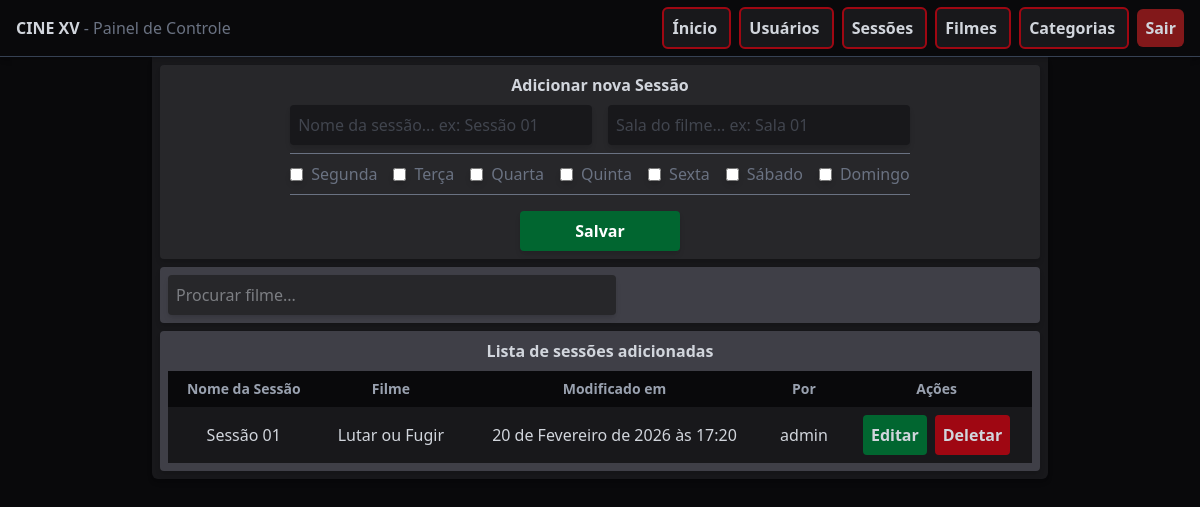
/sessions/ (signed in), run on an earlier commit of the app's database.
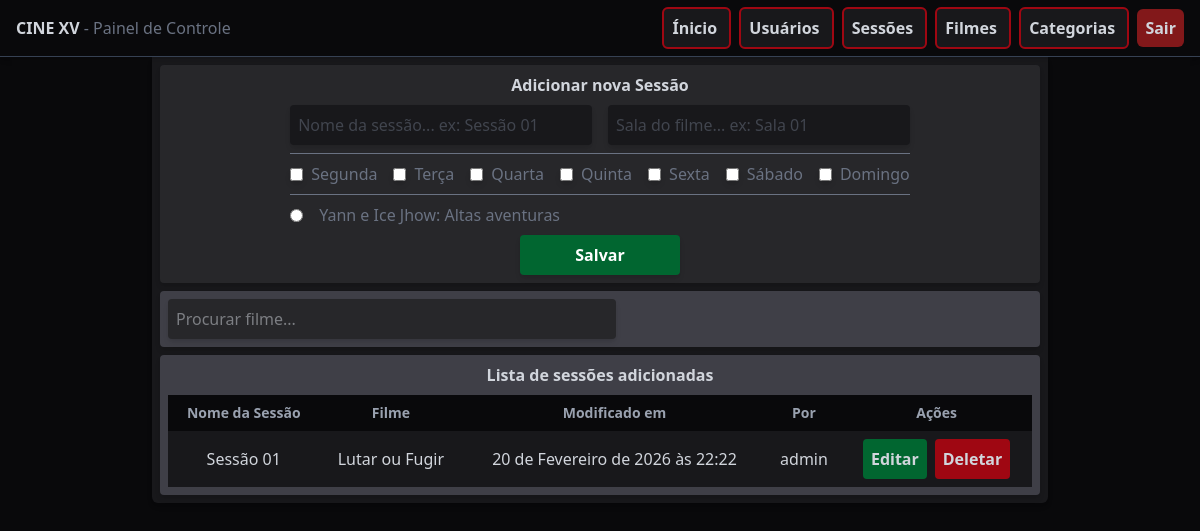
And on a later commit of the database.
### api/models.py (models this page shows, shortened)
class Session(models.Model):
    WEEK_CHOICES = [
        ('monday', "Segunda"),
        ('tuesday', "Terça"),
        ('wednesday', "Quarta"),
        ('thursday', "Quinta"),
        ('friday', "Sexta"),
        ('saturday', "Sábado"),
        ('sunday', "Domingo")
    ]
    name = models.CharField(max_length=100, unique=True)
    days_list = models.JSONField(default=list)
    film = models.OneToOneField(FilmCard, on_delete=models.CASCADE, related_name='session_film')
    room = models.CharField(max_length=100)
    modified_by = models.ForeignKey(User, on_delete=models.SET_NULL, null=True, related_name='modified_sessions')
    modified_at = models.DateTimeField(auto_now_add=True)

class FilmCard(models.Model):
    DISPLAY_CHOICES = [
        ('on_display', "Em Cartaz"),
        ('shortly', "Em Breve")
    ]
    AGE_CHOICES = [
        ('livre', "Livre"),
        ('10', "10 Anos"),
        ('12', "12 Anos"),
        ('14', "14 Anos"),
        ('16', "16 Anos"),
        ('18', "18 Anos")
    ]
    name = models.CharField(max_length=200, unique=True)
    category = models.ManyToManyField(Category, related_name='films')
    description = models.TextField()
    version = models.ManyToManyField(Version, related_name='ver_films')
    duration = models.PositiveIntegerField()
    age_rating = models.CharField(choices=AGE_CHOICES, default='livre')
    display = models.CharField(choices=DISPLAY_CHOICES, default='on_display')
    thumb_image = models.FileField(upload_to='thumbs/')
    ticket_url = models.URLField()
    modified_by = models.ForeignKey(User, on_delete=models.SET_NULL, null=True, related_name='mod_films')
    modified_at = models.DateTimeField(auto_now_add=True)
    def __str__(self):
        return self.name

### control/models.py (models this page shows, shortened)
class CustomUser(AbstractBaseUser, PermissionsMixin):
    username = models.CharField(max_length=200, unique=True)
    is_active = models.BooleanField(default=False)
    is_admin = models.BooleanField(default=False)
    objects = CustomUserManager()
    USERNAME_FIELD = 'username'
    REQUIRED_FIELDS = []
    def __str__(self):
        return self.username

### control/views.py (the view, shortened to what this page needs)
# urls.py: path('sessions/', views.sessions, name='sessions'),
@login_required(login_url='user-login')
def sessions(request):
    form = AddSessionForm()
    sessions = Session.objects.all()
    context = {
        'form': form,
        'sessions': sessions
    }
    return render(request, 'session/sessions.html', context)

### control/forms.py (shortened to what this page needs)
class AddSessionForm(forms.ModelForm):
    days_list = forms.MultipleChoiceField(
        choices=Session.WEEK_CHOICES,
        widget=forms.CheckboxSelectMultiple(attrs={
            'class': "shadow-md"
        }),
        required=True
    )
    film = forms.ModelChoiceField(
        queryset=FilmCard.objects.none(),
        widget=forms.RadioSelect,
        empty_label=None
    )
    class Meta:
        model = Session
        fields = ['name', 'days_list', 'film', 'room']
        widgets = {
            'name': forms.TextInput(attrs={
                'class': "w-full bg-zinc-900 outline-none p-2 rounded-sm shadow-md",
                'placeholder': "Nome da sessão... ex: Sessão 01"
            }),
            'room': forms.TextInput(attrs={
                'class': "w-full bg-zinc-900 outline-none p-2 rounded-sm shadow-md",
                'placeholder': "Sala do filme... ex: Sala 01"
            })
        }
    def __init__(self, *args, **kwargs):
        super().__init__(*args, **kwargs)
        used_films = Session.objects.values_list('film_id', flat=True)
        self.fields['film'].queryset = FilmCard.objects.exclude(id__in=used_films)

### control/templates/session/sessions.html (shortened to what this page needs)
{% extends 'base.html' %}
{% block content %}
<div class="w-4xl bg-zinc-900 mx-auto p-2 rounded-b-md space-y-2 shadow-md">
    <div class="bg-zinc-800 flex flex-col gap-2 text-center items-center rounded-sm p-2 shadow-md">
        <h1 class="font-semibold">Adicionar nova Sessão</h1>
        <form method="POST" class="flex flex-col gap-2 text-gray-500">
            <div class="flex flex-row gap-4">
                {{ form.name }}
                {{ form.room }}
            </div>
            <hr>
            <div class="flex flex-row flex-wrap gap-4">
                {% for checkbox in form.days_list %}
                    <label class="flex items-center gap-2">
                        {{ checkbox.tag }}
                        <span>{{ checkbox.choice_label }}</span>
                    </label>
                {% endfor %}
            </div>
            <hr>
            <div class="flex gap-4">
                {% for radio in form.film %}
                    <label class="flex items-center gap-4"">
                        {{ radio.tag }}
                        <span>{{ radio.choice_label }}</span>
                    </label>
                {% endfor %}
            </div>
            <button name="form_type" value="add_form" type="submit" class="w-40 mx-auto bg-green-800 hover:bg-green-600 p-2 rounded-sm text-white font-semibold cursor-pointer transition shadow-md">
                Salvar
            </button>
        </form>
    </div>
    <div class="bg-zinc-700 flex flex-col gap-2 text-center rounded-sm p-2 shadow-md">
        <input id="search-files" type="search" placeholder="Procurar filme..." class="w-full max-w-md bg-zinc-800 rounded-sm p-2 shadow-md">
    </div>
    <div class="bg-zinc-700 flex flex-col gap-2 text-center items-center rounded-sm p-2 shadow-md">
        <h1 class="font-semibold">Lista de sessões adicionadas</h1>
        <table class="w-full text-center">
            <thead>
                <tr class="bg-zinc-950 font-semibold text-sm text-gray-400">
                    <th class="p-2">Nome da Sessão</th>
                    <th class="p-2">Filme</th>
                    <th class="p-2">Modificado em</th>
                    <th class="p-2">Por</th>
                    <th class="p-2">Ações</th>
                </tr>
            </thead>
            <tbody>
                {% for session in sessions %}
                <tr class="bg-zinc-900 hover:bg-zinc-800 transition cursor-pointer">
                    <td class="p-2">{{ session.name }}</td>
                    <td class="p-2">{{ session.film }}</td>
                    <td class="p-2">{{ session.modified_at }}</td>
                    <td class="p-2">{{ session.modified_by }}</td>
                    <td class="p-2 flex flex-row justify-center items-center gap-2">
                        <a href="{% url 'session-edit' session.id %}" class="bg-green-800 hover:bg-green-600 p-2 rounded-sm cursor-pointer transition font-semibold">
                            Editar
                        </a>
                        <form method="POST">
                            <button name="form_type" value="delete_form" class="bg-red-800 hover:bg-red-600 p-2 rounded-sm cursor-pointer transition font-semibold">
                                Deletar
                            </button>
                        </form>
                    </td>
                </tr>
                {% endfor %}
            </tbody>
        </table>
    </div>
</div>
{% endblock %}

What changed in the data, as far as the page shows it:
added FilmCard: choice_label "Yann e Ice Jhow: Altas aventuras"
changed Session "Sessão 01": modified_at "20 de Fevereiro de 2026 às 17:20" → "20 de Fevereiro de 2026 às 22:22"
Also different on the page:
new list line: "☐ Yann e Ice Jhow: Altas aventur"
